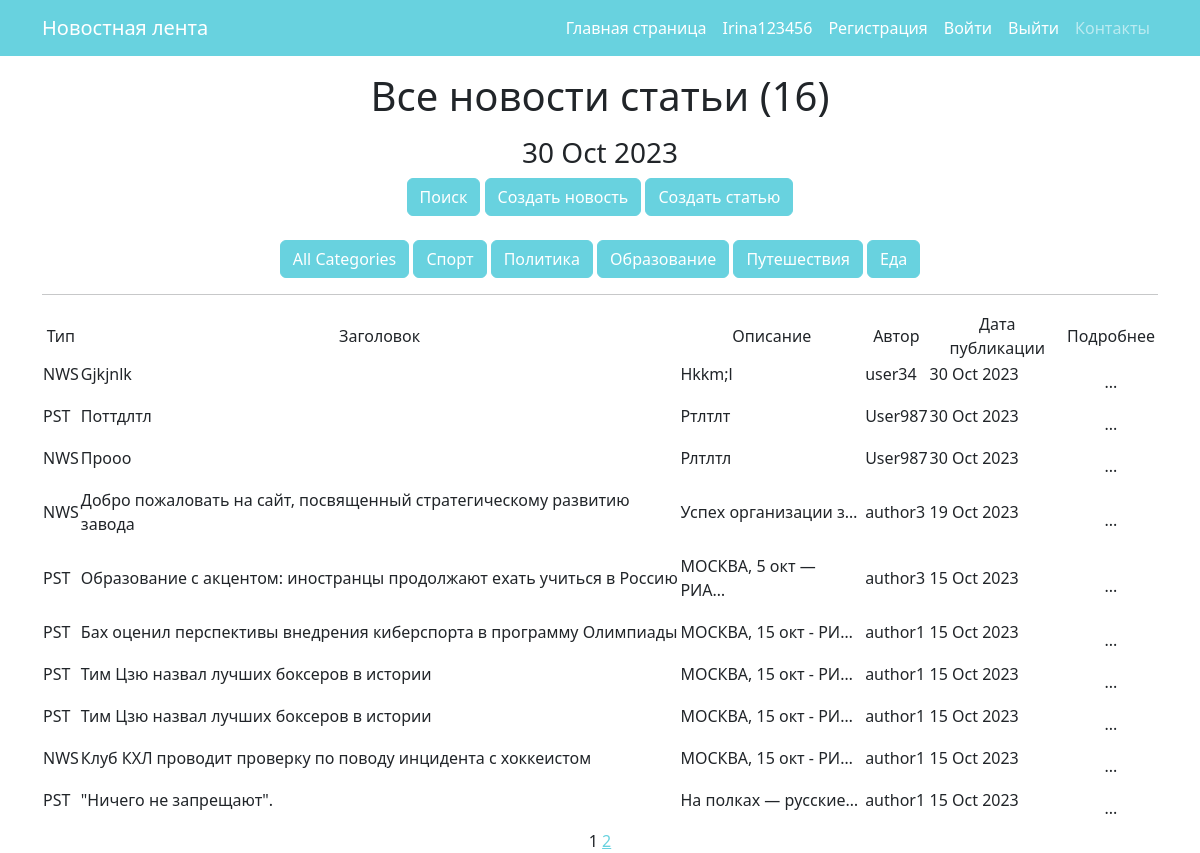
The app's page /news/ (signed in) with its own data.
### news/models.py (models this page shows, shortened)
class Category(models.Model):
    name = models.CharField(max_length=40, unique=True)

class Post(models.Model):
    author = models.ForeignKey(Author, on_delete=models.CASCADE, verbose_name=pgettext_lazy('Author', 'Author'))
    type = models.CharField(max_length=7, choices=TYPE, default='NWS')
    time_in = models.DateTimeField(auto_now_add=True)
    category = models.ManyToManyField(Category, through='PostCategory')
    title = models.CharField(max_length=100)
    text = models.TextField()
    rating = models.IntegerField(default=0)

class Author(models.Model):
    name = models.CharField(max_length=255)
    users = models.OneToOneField(User, on_delete=models.CASCADE)
    user_rating = models.IntegerField(default=0)
    def __str__(self):
        return self.name

### news/views.py (the view)
# urls.py: path('', PostList.as_view(), name='postlist'),
class PostList(ListView):
    model = Post
    ordering = '-time_in'
    template_name = 'news.html'
    context_object_name = 'news'
    paginate_by = 10
    def get_queryset(self):
        queryset = super().get_queryset()
        self.filterset = NewsFilter(self.request.GET, queryset)
        return self.filterset.qs
    def get_context_data(self, **kwargs):
        context = super().get_context_data(**kwargs)
        context['time_now'] = datetime.utcnow()
        context['qty_post'] = len(Post.objects.order_by('time_in').values('id'))
        context['categories'] = Category.objects.all()
        context['filterset'] = self.filterset
        context['isauthor'] = self._isauthor()
        return context
    def _isauthor(self):
        try:
            Author.objects.get(users=self.request.user)
            return True
        except Author.DoesNotExist:
            return False

### news/templatetags/custom_tags.py (called while the page is built)
@register.simple_tag()
def current_time(format_string='%b %d %Y'):
    return datetime.utcnow().strftime(format_string)

### templates/news.html (shortened to what this page needs)
{% extends 'flatpages/default.html' %}
{% load custom_filters %}
{% load custom_tags %}
{% block content %}
<p>
<h1>Все новости статьи ({{ qty_post }})</h1>
<p>
   <h3>{% current_time '%d %b %Y' %}</h3>
<form method="get">
      <a class="btn btn-primary" href="/news/search/">Поиск</a>
{% if isauthor %}
    <a class="btn btn-primary" href="/news/create/">Создать новость</a>
    <a class="btn btn-primary" href="/news/post/create/">Создать статью</a><br><br>
{% endif %}
      <button type="submit" class="btn btn-primary" name="category" value="" selected>
        All Categories
      </button>
    {% for category in categories %}
      <button type="submit" class="btn btn-primary" name="category" value="{{ category.id }}">
        {{ category.name }}
      </button>
    {% endfor %}
</form>
   <hr>
   {% if news %}
       <table>
           <tr>
               <td>Тип</td>
               <td>Заголовок</td>
               <td>Описание</td>
               <td>Автор</td>
               <td>Дата публикации</td>
               <td>Подробнее</td>
           </tr>
           {% for post in news %}
           <tr>
               <td><p align="left">{{ post.type }}</td>
               <td><p align="left">{{ post.title }}</td>
               <td><p align="left">{{ post.text|truncatechars:20 }}</td>
               <td><p align="left">{{ post.author }}</td>
               <td><p align="left">{{ post.time_in|date:'d M Y' }}</td>
               <td><a class="nav-link active" aria-current="page" href="/news/{{ post.id  }}">...</a><td>
           </tr>
           {% endfor %}
       </table>
   {% else %}
       <h2>Новостей нет!</h2>
   {% endif %}
   {{ page_obj.number }}
   {% if page_obj.has_next %}
       <a href="?page={{ page_obj.next_page_number }}">{{ page_obj.next_page_number }}</a>
   {% endif %}
{% endblock content %}

### templates/flatpages/default.html (shortened to what this page needs)
<!DOCTYPE html>
<html lang="en">
    <head>
        {% load static %}
       <link href="{% static 'css/styles.css' %}" rel="stylesheet" />
    </head>
    <body>
        <nav class="navbar navbar-expand-lg navbar-dark bg-dark">
            <div class="container">
                <a class="navbar-brand" href="/news/">Новостная лента</a>
                <div class="collapse navbar-collapse" id="navbarSupportedContent">
                    <ul class="navbar-nav ms-auto mb-2 mb-lg-0">
                        <li class="nav-item"><a class="nav-link active" aria-current="page" href="/news/">Главная страница</a></li>
                        <li class="nav-item"><a class="nav-link active" aria-current="page" href="/">{{request.user.username}}</a></li>
                        <li class="nav-item"><a class="nav-link active" aria-current="page" href="/sign/signup/">Регистрация</a></li>
                        <li class="nav-item"><a class="nav-link active" aria-current="page" href="/sign/login/">Войти</a></li>
                        <li class="nav-item"><a class="nav-link active" aria-current="page" href="/sign/logout/">Выйти</a></li>
                        <li class="nav-item"><a class="nav-link" href="/contact/">Контакты</a></li>
                    </ul>
                </div>
            </div>
        </nav>
        <div class="container">
           <div class="row">
               <div class="col-lg-12 text-center">
                   {% block content %}{% endblock content %}
               </div>
           </div>
        </div>
    </body>
</html>

### records on screen
Category: {{ category.id }} 1 (drawn), name "Спорт"
Category: {{ category.id }} 2 (drawn), name "Политика"
Category: {{ category.id }} 3 (drawn), name "Образование"
Category: {{ category.id }} 4 (drawn), name "Путешествия"
Category: {{ category.id }} 5 (drawn), name "Еда"
Post: type "NWS", title "Gjkjnlk", text "Hkkm;l", author "user34", time_in "30 Oct 2023"
Post: type "PST", title "Поттдлтл", text "Ртлтлт", author "User987", time_in "30 Oct 2023"
Post: type "NWS", title "Прооо", text "Рлтлтл", author "User987", time_in "30 Oct 2023"
Post: type "NWS", title "Добро пожаловать на сайт, посвященный стратегическому развитию завода", text "Успех организации з…", author "author3", time_in "19 Oct 2023"
Post: type "PST", title "Образование с акцентом: иностранцы продолжают ехать учиться в Россию", text "МОСКВА, 5 окт — РИА…", author "author3", time_in "15 Oct 2023"
Post: type "PST", title "Бах оценил перспективы внедрения киберспорта в программу Олимпиады", text "МОСКВА, 15 окт - РИ…", author "author1", time_in "15 Oct 2023"
Post: type "PST", title "Тим Цзю назвал лучших боксеров в истории", text "МОСКВА, 15 окт - РИ…", author "author1", time_in "15 Oct 2023"
Post: type "PST", title "Тим Цзю назвал лучших боксеров в истории", text "МОСКВА, 15 окт - РИ…", author "author1", time_in "15 Oct 2023"
Post: type "NWS", title "Клуб КХЛ проводит проверку по поводу инцидента с хоккеистом", text "МОСКВА, 15 окт - РИ…", author "author1", time_in "15 Oct 2023"
Post: type "PST", title "\"Ничего не запрещают\".", text "На полках — русские…", author "author1", time_in "15 Oct 2023"

### other values on screen
{{ request.user.username }} "Irina123456"
{{ qty_post }} "16"
{{ page_obj.number }} "1"
{{ page_obj.next_page_number }} "2"
